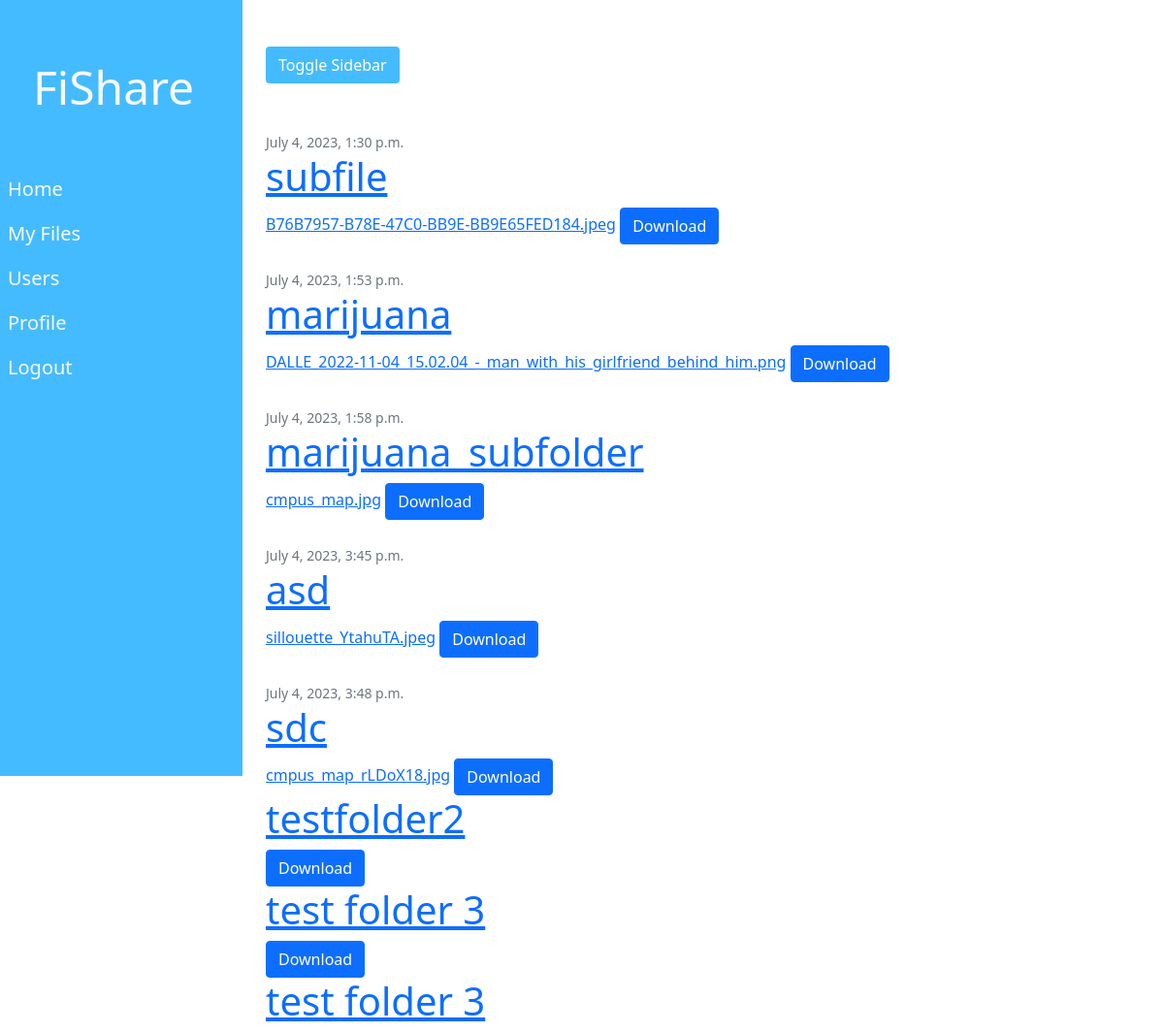
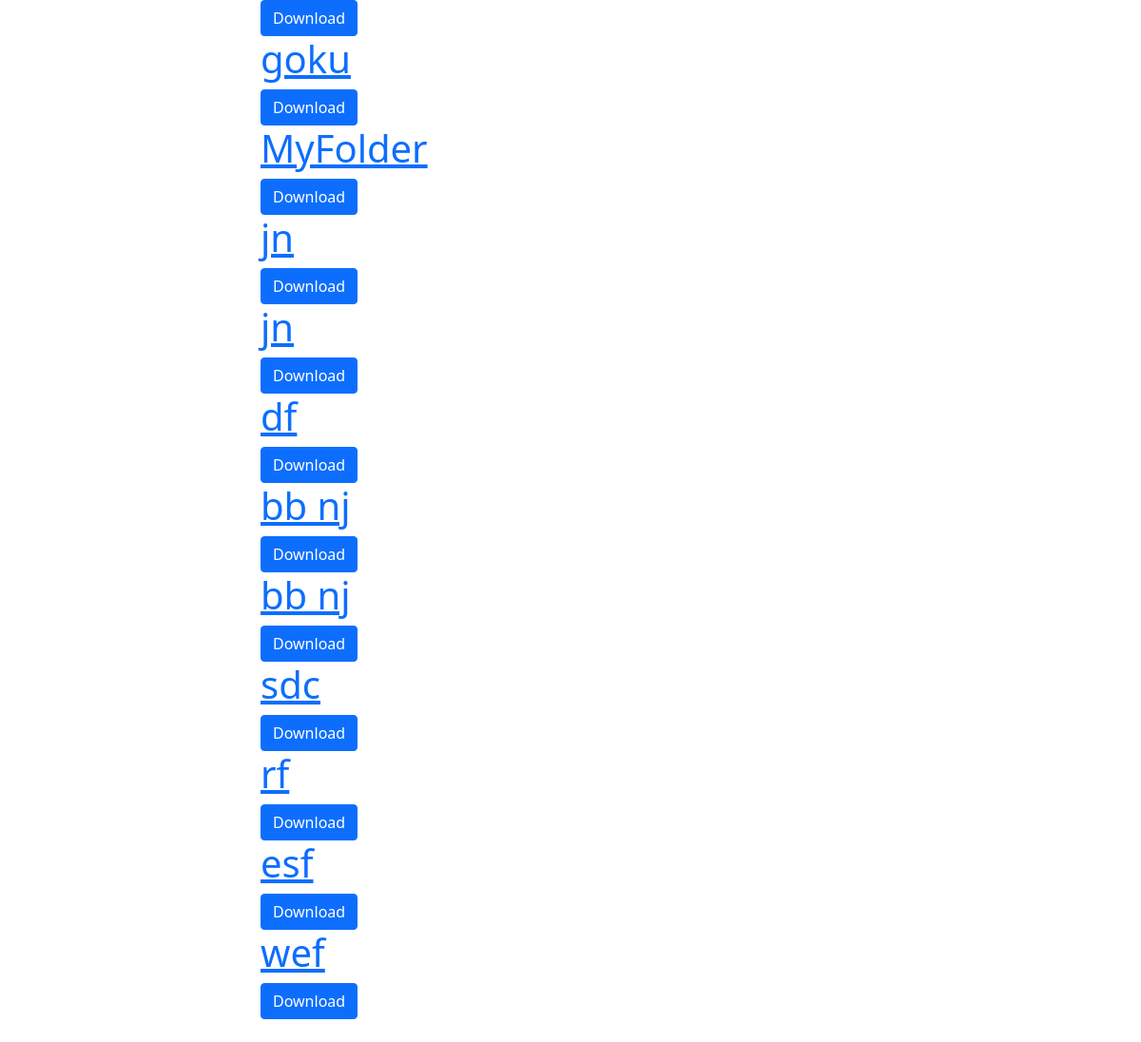
The app's page /all_users/2, older data (2 pictures, top to bottom).
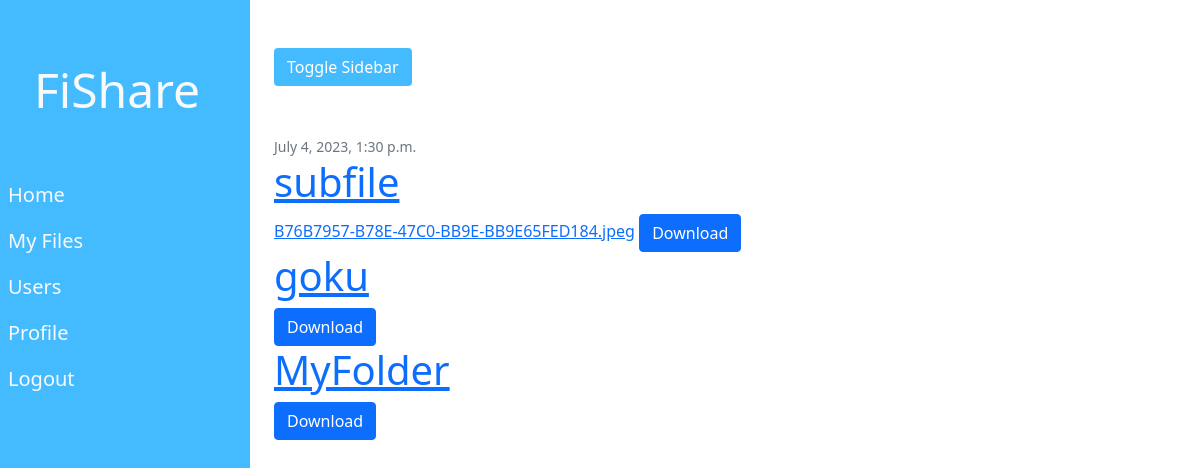
The same page, newer data.
### root/models.py (models this page shows, shortened)
class AllFiles(models.Model):
    owner= models.ForeignKey(User, on_delete=models.CASCADE)
    title= models.CharField(max_length=100)
    file=models.FileField(upload_to='all_files/', default='')
    created_at=models.DateTimeField(auto_now_add=True,)
    folder = models.ForeignKey(Folder, on_delete=models.CASCADE, null=True, blank=True)
    is_favorite = models.BooleanField(default=False)

class Folder(models.Model):
    name = models.CharField(max_length=255)
    user = models.ForeignKey(User, on_delete=models.CASCADE)
    parent_folder = models.ForeignKey('self', on_delete=models.CASCADE, null=True, blank=True)

### root/views.py (the view)
# urls.py: path('all_users/<int:user_id>', MyFileFolderView.as_view(template_name='root/user_repo.html'),name='user_repo'),
class MyFileFolderView(TemplateView):
    template_name = 'root/all_files.html'
    def get_context_data(self, **kwargs):
        context = super().get_context_data(**kwargs)
        folder_id=None
        folder_id = self.kwargs.get('parent_folder_id')
        folderuser=None
        logged_user=None
        logged_user=self.kwargs.get('user_id')
        if logged_user:
            logged_user=self.kwargs.get('user_id')
        elif folder_id:
            folderuser=Folder.objects.get(id=folder_id)
            logged_user=folderuser.user
        else:
            logged_user=self.request.user
        if folder_id:
            files = AllFiles.objects.filter(owner=logged_user,folder=folder_id)
        else:
            files = AllFiles.objects.filter(owner=logged_user, folder=None)
        if folder_id:
            folders = Folder.objects.filter(user=logged_user, parent_folder=folder_id)
        else:
            folders = Folder.objects.filter(user=logged_user, parent_folder=None)
        context['files'] = files
        context['folders'] = folders
        context['folderuser']=logged_user
        return context

### root/templatetags/custom_filters.py (called while the page is built)
@register.filter
def basename(value):
    return os.path.basename(value)

### root/templates/root/user_repo.html (shortened to what this page needs)
{% extends "root/base.html" %} {% load crispy_forms_tags %}
{% load custom_filters %} {% block content %}
{% for post in files %}
<article class="media content-section">
  <div class="media-body">
    <div class="article-metadata">
      <small class="text-muted">{{post.created_at}}</small>
    </div>
    <h1>
      <a class="article-title" href="#">{{post.title}}</a>
    </h1>
    <a class="article-content">{{ post.file.name|basename}}</a>
    <a href="{% url 'download_file' post.file.path %}" class="btn btn-primary">Download</a>
  </div>
</article>
{% endfor %}
{% for post in folders %}
<article class="media content-section">
  <div class="media-body">
    <h1>
      <a class="article-title" href="{% url 'subfolder' post.id %}">{{post.name}}</a>
    </h1>
    <a href="{% url 'download_folder' post.id %}" class="btn btn-primary"
    >Download</a>
  </div>
</article>
{% endfor %}
{% endblock content %}

Row changes from the older to the newer data that the page shows:
removed AllFiles: created_at "July 4, 2023, 1:53 p.m.", title "marijuana", file.name|basename "DALLE_2022-11-04_15.02.04_-_man_with_his_girlfriend_behind_him.png"
removed AllFiles: created_at "July 4, 2023, 1:58 p.m.", title "marijuana_subfolder", file.name|basename "cmpus_map.jpg"
removed AllFiles: created_at "July 4, 2023, 3:45 p.m.", title "asd", file.name|basename "sillouette_YtahuTA.jpeg"
removed AllFiles: created_at "July 4, 2023, 3:48 p.m.", title "sdc", file.name|basename "cmpus_map_rLDoX18.jpg"
removed Folder: name "testfolder2"
removed Folder: name "test folder 3"
removed Folder: name "test folder 3"
removed Folder: name "jn"
removed Folder: name "jn"
removed Folder: name "df"
removed Folder: name "bb nj"
removed Folder: name "bb nj"
removed Folder: name "sdc"
removed Folder: name "rf"
removed Folder: name "esf"
removed Folder: name "wef"
